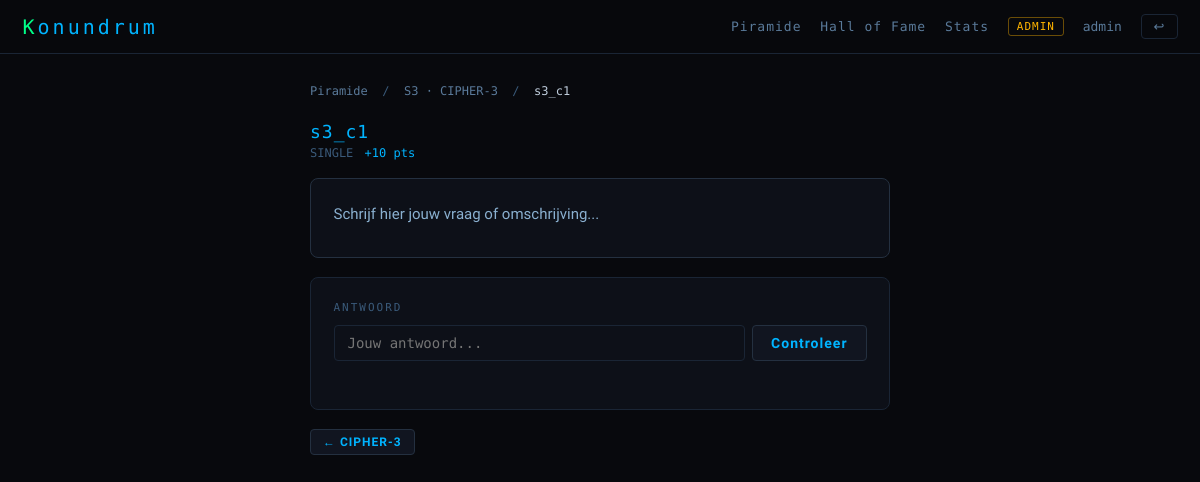
The app's page /challenge/s3_c1 (signed in), older data.
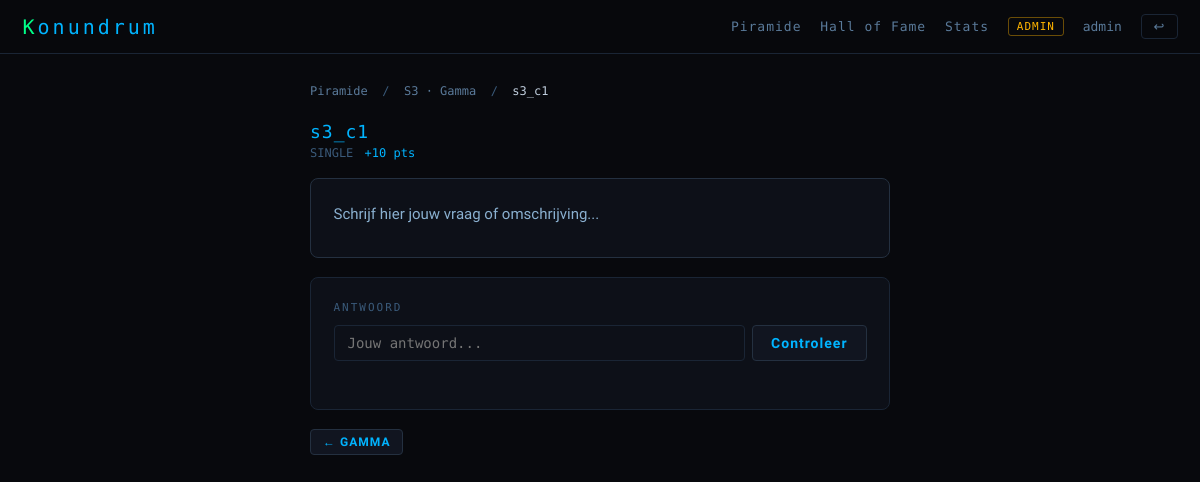
The same page, newer data.
### tables this page shows
CREATE TABLE stones (
            id           INTEGER PRIMARY KEY AUTOINCREMENT,
            name         TEXT UNIQUE NOT NULL,   -- bijv. S1
            label        TEXT NOT NULL,           -- weergavenaam op blok
            row          INTEGER NOT NULL,        -- 0 = onderste rij
            col          INTEGER NOT NULL,        -- positie in rij
            dependencies TEXT DEFAULT ''          -- komma-gescheiden stone.name waarden
        , home_content TEXT DEFAULT '');

### app.py (the view)
@app.route("/challenge/<slug>")
@login_required
def challenge_view(slug):
    user_id = session["user_id"]
    ch = db.get_challenge_by_slug(slug)
    if not ch: abort(404)
    stone = db.get_stone(ch["stone_id"])
    if not stone or ch["stone_id"] not in get_unlocked_ids(user_id):
        return redirect(url_for("pyramid"))
    solved      = db.get_solved_challenge_ids(user_id)
    is_solved   = ch["id"] in solved
    attempts    = db.get_attempt_count(user_id, ch["id"])
    final_locked = ch["is_final"] and not is_final_unlocked(ch["stone_id"], user_id, ch["id"])
    content     = Markup(load_challenge_html(slug))
    all_ch = db.get_challenges_safe(ch["stone_id"])
    idx    = next((i for i, c in enumerate(all_ch) if c["id"] == ch["id"]), 0)
    prev_ch = all_ch[idx - 1] if idx > 0 else None
    next_ch = all_ch[idx + 1] if idx < len(all_ch) - 1 else None
    return render_template("challenge.html", stone=stone, challenge=ch,
                           content=content, is_solved=is_solved, attempts=attempts,
                           final_locked=final_locked, prev_ch=prev_ch, next_ch=next_ch)

### app.py (called while the page is built)
def login_required(f):
    @wraps(f)
    def inner(*args, **kwargs):
        if "user_id" not in session:
            return redirect(url_for("login"))
        return f(*args, **kwargs)
    return inner

def get_unlocked_ids(user_id):
    completed = db.get_completed_stone_ids(user_id)
    unlocked  = set()
    for stone in db.get_all_stones():
        deps = [d.strip() for d in (stone["dependencies"] or "").split(",") if d.strip()]
        dep_ids = set()
        for dep_name in deps:
            s = db.get_stone_by_name(dep_name)
            if s:
                dep_ids.add(s["id"])
        if dep_ids.issubset(completed):
            unlocked.add(stone["id"])
    return unlocked

def load_challenge_html(slug):
    if not re.match(r'^[a-zA-Z0-9_-]+$', slug):
        return "<p style='color:red'>Ongeldige slug.</p>"
    path = os.path.join(CHALLENGES_DIR, f"{slug}.html")
    if os.path.exists(path):
        with open(path, encoding="utf-8") as f:
            return f.read()
    return f'<div class="ch-placeholder">⚠ Vraagbestand ontbreekt: <code>challenges/{slug}.html</code></div>'

### templates/challenge.html (shortened to what this page needs)
{% extends "base.html" %}
{% block body %}
<div class="page-sm">
  <div class="bc">
    <a href="{{ url_for('pyramid') }}">Piramide</a> &nbsp;/&nbsp;
    <a href="{{ url_for('stone_view', stone_id=stone.id) }}">{{ stone.name }} · {{ stone.label }}</a>
    &nbsp;/&nbsp;
    <span>{{ challenge.title or challenge.slug }}</span>
  </div>
  <div class="flex-between" style="margin-bottom:1.25rem;">
    <div>
      <div style="font-family:var(--mono);font-size:18px;color:var(--blue);letter-spacing:1px;">
        {{ challenge.title or challenge.slug }}
      </div>
      <div style="display:flex;gap:.75rem;margin-top:4px;font-size:12px;font-family:var(--mono);flex-wrap:wrap;">
        {% if challenge.is_final %}
          <span style="color:var(--yellow)">★ NAME + CITY</span>
        {% else %}
          <span style="color:var(--dim)">SINGLE</span>
        {% endif %}
        <span style="color:var(--blue)">+{{ challenge.points }} pts</span>
      </div>
    </div>
  </div>
  <div class="card" style="margin-bottom:1.25rem;border-color:var(--border2);">
    <div class="ch-content">
      {{ content }}
    </div>
  </div>
  <div class="card" id="answer-card">
    {% if final_locked %}
      <div style="font-family:var(--mono);font-size:13px;color:var(--yellow);text-align:center;padding:.5rem;">
        🔒 Los eerst alle andere sublevels van deze steen op.
      </div>
    {% else %}
      <div style="font-family:var(--mono);font-size:11px;letter-spacing:2px;color:var(--dim);margin-bottom:.75rem;">ANTWOORD</div>
      <div style="display:flex;gap:.5rem;">
        <input class="answer-input" id="inp-1" type="text"
               placeholder="Jouw antwoord..." autocomplete="off"/>
        <button class="check-btn" id="check-btn" onclick="checkSingle()">Controleer</button>
      </div>
      <div class="field-fb mt1" id="fb-1"></div>
    {% endif %}
  </div>
  <div style="display:flex;justify-content:space-between;margin-top:1.25rem;gap:.5rem;">
    <div>
      {% if prev_ch %}
        <a href="{{ url_for('challenge_view', slug=prev_ch.slug) }}"
           class="btn btn-secondary btn-sm">← {{ prev_ch.title or prev_ch.slug }}</a>
      {% else %}
        <a href="{{ url_for('stone_view', stone_id=stone.id) }}"
           class="btn btn-secondary btn-sm">← {{ stone.label }}</a>
      {% endif %}
    </div>
  </div>
</div>
{% endblock %}

Row changes from the older to the newer data that the page shows:
changed stones: label "CIPHER-3" → "Gamma"; label "CIPHER-3" → "GAMMA"
